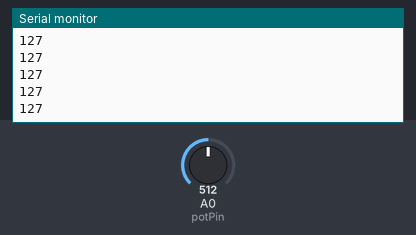
The sketch below on a simulated Arduino Uno, built with avr-gcc and run on an emulated ATmega328P. Parts: the last lines printed to the serial monitor. Inputs (shaded band) come from the test bench; at power-on: A0 (potPin) = 512.

Above: at 1.2 s.
1.3 s: A0 (potPin) set to 716
At 1.32 s:
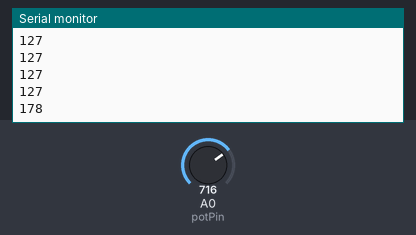
2.8 s: A0 (potPin) set to 900
At 2.83 s:
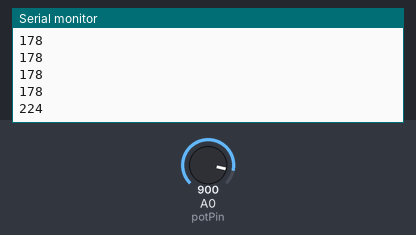
Timing chart, 0 to 5.8 s (numbered marks = the images above; inputs shaded):
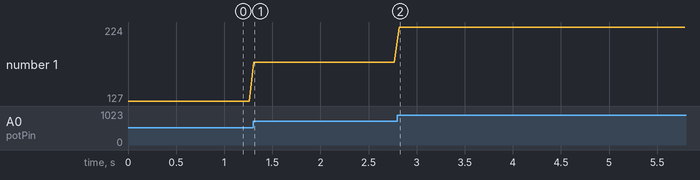

The sketch:

read_pot_and_send.pde
```cpp
//Program by Jeremy Blum
//www.jeremyblum.com
//Send data from a POT over serial to the computer

//Define Pins
int potPin = 0;

void setup()
{
  //Create Serial Object (9600 Baud)
  Serial.begin(9600);
}

void loop()
{
  int val = map(analogRead(potPin), 0, 1023, 0, 255);
  Serial.println(val);
  delay(50);

}
```

Measured:
- after the input at 1.3 s, the serial monitor: prints a new line at once (image 1)
- after the input at 2.8 s, the serial monitor: prints a new line at once (image 2)
- plotted number 1: 127 → 178 after the input at 1.3 s, 178 → 224 after the input at 2.8 s
